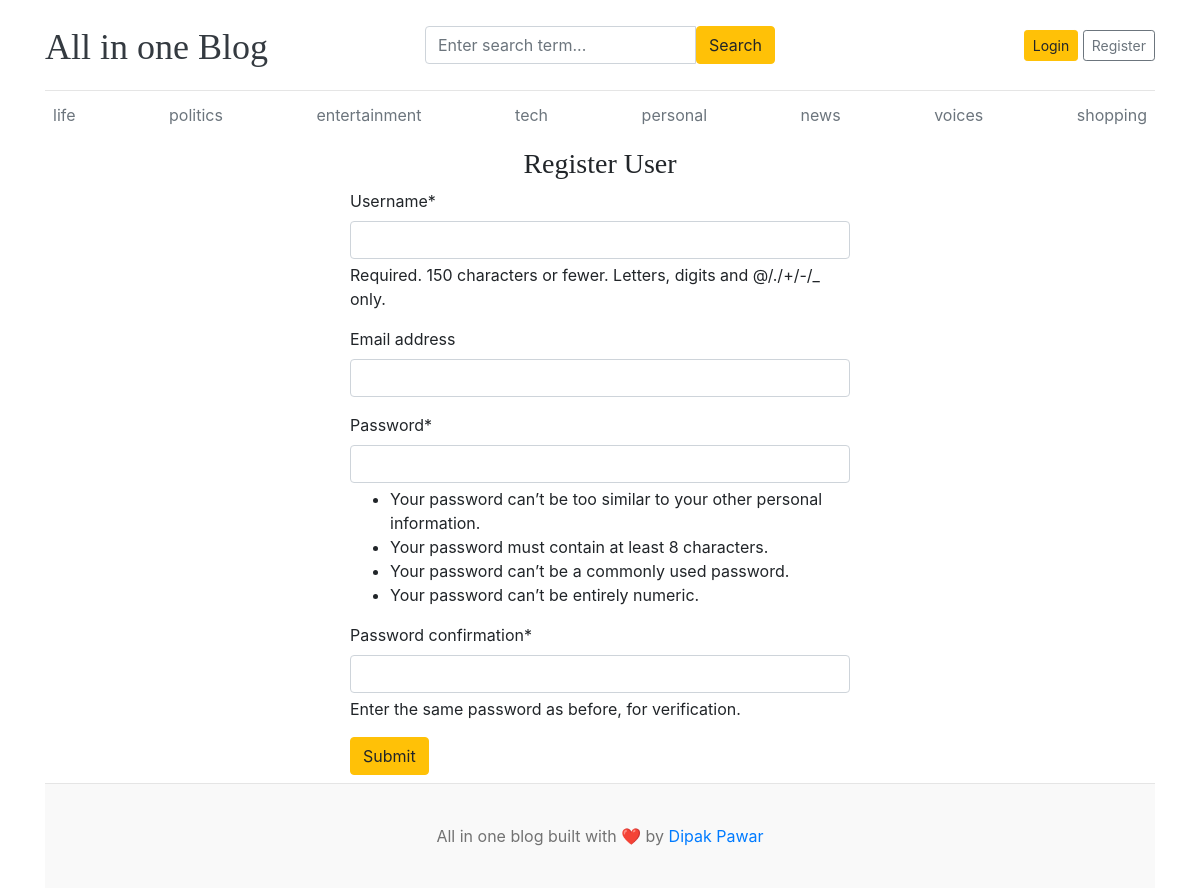
The page /account/register on the database its author committed.
### blog_app/models.py (models this page shows)
class Category(models.Model):
    name = models.CharField(max_length=50, unique=True)
    created_at = models.DateTimeField(auto_now_add=True)
    updated_at = models.DateTimeField(auto_now=True)
    class Meta:
        verbose_name_plural = "categories"
    def __str__(self):
        return self.name

### accounts/views.py (the view, shortened to what this page needs)
# urls.py: path("register", UserRegister.as_view(), name="register_user"),
class UserRegister(View):
    def get(self, request):
        registration_form = RegistrationForm()
        return render(
            request, "accounts/register.html", context={"form": registration_form}
        )

### accounts/forms.py
class RegistrationForm(UserCreationForm):
    class Meta:
        model = User
        fields = ("username", "email", "password1", "password2")

### blog_app/context_processors.py (called while the page is built)
def get_categories(request):
    categories = Category.objects.all()
    social_apps = SocialLink.objects.all()
    return dict(
        tags=categories, social_apps=social_apps
    )  # This function only return the dictionary

### templates/accounts/register.html (shortened to what this page needs)
{% extends 'base.html' %}
{% block body_block %}
{% load crispy_forms_tags %}
<h3 class="text-center">Register User</h3>
<form action="{% url 'register_user' %}" method="POST" style="width: 500px; margin: auto;">
    {{form | crispy}}
    <button type="submit" class="btn btn-warning">Submit</button>
</form>
{% endblock %}

### templates/base.html (shortened to what this page needs)
{% load static %}
<!DOCTYPE html>
<html lang="en">
<head>
    <link href="https://getbootstrap.com/docs/4.0/dist/css/bootstrap.min.css" rel="stylesheet">
    <link href="{% static 'css/blog.css' %}" rel="stylesheet">
  </head>
<body>
    <div class="container">
        <header class="blog-header py-3">
          <div class="row flex-nowrap justify-content-between align-items-center">
            <div class="col-4 pt-1">
              <a class="blog-header-logo text-dark" href="/">All in one Blog</a>
            </div>
            <div class="col-4">
              <form action="{% url 'search_category' %}" method="GET">
                <div class="input-group">
                  <input class="form-control" name="keyword" type="text" placeholder="Enter search term..." aria-label="Enter search term..." aria-describedby="button-search" />
                  <button class="btn btn-warning" id="button-search" type="submit">Search</button>
              </div>
              </form>
            </div>
            <div class="col-4 d-flex justify-content-end align-items-center">
              {% if not user.is_authenticated %}
                <a class="btn btn-sm btn-warning" href="{% url 'login_user' %}">Login</a> &nbsp;
                <a class="btn btn-sm btn-outline-secondary" href="{% url 'register_user' %}">Register</a>
              {% else %}
            <a class="btn btn-sm btn-warning" href="{% url 'dashboard' %}">Dashboard </a>&nbsp;
              &emsp;
              <a class="btn btn-sm btn-warning" href="{% url 'logout_user' %}">Logout</a> &nbsp;
              {% endif %}
            </div>
          </div>
        </header>
        <div class="nav-scroller py-1 mb-2">
          <nav class="nav d-flex justify-content-between">
            {% for tag in tags %}
                <a class="p-2 text-muted" href="{% url 'post_by_category' tag.id %}">{{tag}}</a>
            {% endfor%}
          </nav>
        </div>
    {% block body_block %}{% endblock %}
<footer class="blog-footer mt-2">
    <p>All in one blog built with ❤️ by <a href="#">Dipak Pawar</a></p>
</footer>
</body>
</html>

### all_in_one_blog/static/css/blog.css (style rules this page uses)
.blog-header { border-bottom: 1px solid #e5e5e5; }
.blog-header-logo { font-family: "Playfair Display", Georgia, "Times New Roman", serif; font-size: 2.25rem; }
h1, h2, h3, h4, h5, h6 { font-family: "Playfair Display", Georgia, "Times New Roman", serif; }
.blog-footer { padding: 2.5rem 0; color: #727272; text-align: center; background-color: #f9f9f9; border-top: .05rem solid #e5e5e5; }
.blog-footer p:last-child { margin-bottom: 0; }

### rows shown on the page
Category: name "life"
Category: name "politics"
Category: name "entertainment"
Category: name "tech"
Category: name "personal"
Category: name "news"
Category: name "voices"
Category: name "shopping"
